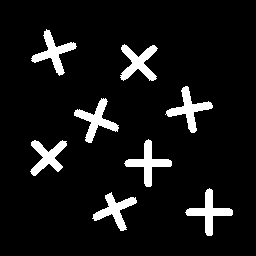
#> input picture Lab02 - Connected Components/art8.png, 256 x 256 px
$ jupyter execute lab03.ipynb
#> lines starting #> are read from the running program, lines starting #| are printed output that depends on the picture; after the words box and inside, x2 and y2 are one past the last pixel; in counts of white or black regions, pixels touching at a corner belong together
**Exercícios Rotulação de Componentes Conexos**
exercícios obtidos em http://homepages.inf.ed.ac.uk/rbf/HIPR2/label.htm

1. Implemente o algoritmo de rotulação de componentes conexos (algoritmo do slide ou por outra solução) e aplique sobre a imagem binária art8.png. Indique qual vizinhança será considerada (4 ou 8)
Mostre os resultados na forma da imagem art8lab1.png e art8lab2.png

art8.png:

art8lab1.png:

art8lab2.png:


[cell 1]
import numpy as np
import matplotlib.pyplot as plt
import cv2

[cell 2]
def rotulacao_componentes_conexos(imagem_binaria):
    # Inicializando rótulos
    imagem_rotulada = np.zeros_like(imagem_binaria, dtype=np.int32)
    rotulo = 1

    # Definindo as vizinhanças
    vizinhos = [(-1, 0), (0, -1)]  # Apenas acima e à esquerda

    # Passo 1: Varredura inicial da imagem
    for i in range(imagem_binaria.shape[0]):
        for j in range(imagem_binaria.shape[1]):
            if imagem_binaria[i, j] == 1:  # Se o pixel pertence a um componente
                # Verificar vizinhos
                rotulos_vizinhos = []
                for dx, dy in vizinhos:
                    x, y = i + dx, j + dy
                    if 0 <= x < imagem_binaria.shape[0] and 0 <= y < imagem_binaria.shape[1]:
                        if imagem_rotulada[x, y] > 0:
                            rotulos_vizinhos.append(imagem_rotulada[x, y])

                if not rotulos_vizinhos:
                    # Nenhum vizinho está rotulado, atribuir um novo rótulo
                    imagem_rotulada[i, j] = rotulo
                    rotulo += 1
                else:
                    # Atribuir o menor rótulo encontrado nos vizinhos
                    menor_rotulo = min(rotulos_vizinhos)
                    imagem_rotulada[i, j] = menor_rotulo
                    # Unificar rótulos diferentes se necessário
                    for rot in rotulos_vizinhos:
                        if rot != menor_rotulo:
                            imagem_rotulada[imagem_rotulada == rot] = menor_rotulo

    # Passo 2: Normalizar os rótulos para facilitar a visualização
    rotulos_unicos = np.unique(imagem_rotulada)
    for novo_rotulo, rotulo_antigo in enumerate(rotulos_unicos):
        imagem_rotulada[imagem_rotulada == rotulo_antigo] = novo_rotulo


    return imagem_rotulada

[cell 3]
# Carregar a imagem binária
caminho_imagem = 'art8.png'
imagem = cv2.imread(caminho_imagem, cv2.IMREAD_GRAYSCALE)
#> imagem: shape (256, 256); values 1 (black) and 255 (white), 8% white; 8 white regions, largest, box (x1, y1, x2, y2) and area: (120, 44, 158, 81) 672, (165, 86, 213, 133) 670, (74, 98, 119, 143) 670
_, imagem_binaria = cv2.threshold(imagem, 127, 1, cv2.THRESH_BINARY)

# Rotulação utilizando 4-vizinhança
imagem_rotulada_4 = rotulacao_componentes_conexos(imagem_binaria)
#> after the loop in rotulacao_componentes_conexos, `for i in range(imagem_binaria.shape[0]):`:
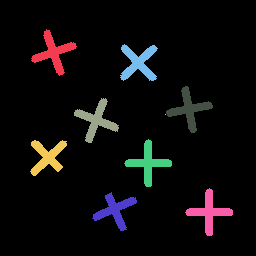
#> imagem_rotulada: shape (256, 256) int32; 10 distinct labels, from 0 to 120; one colour per label, 0 black
#> after the loop in rotulacao_componentes_conexos, `for novo_rotulo, rotulo_antigo in enumerate(rotulos_unicos):`:
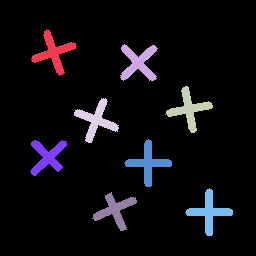
#> imagem_rotulada: shape (256, 256) int32; 10 distinct labels, from 0 to 9; one colour per label, 0 black

# Normalizar os resultados para salvar como imagens PNG
imagem_rotulada_4_norm = (imagem_rotulada_4 / imagem_rotulada_4.max() * 255).astype(np.uint8)
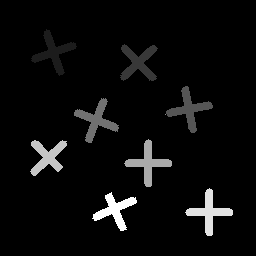
#> imagem_rotulada_4_norm: shape (256, 256); min 0, max 255, mean 11.2

# # Salvar as imagens rotuladas
plt.imshow(imagem_rotulada_4_norm, cmap='gray', vmin=0, vmax=255)

2. Calcule o número de objetos da imagem clc3.png. Note que antes será necessário binarizar a imagem. Para isso, considere um limiar (*threshold*) de 67, isto é, valores acima de 67 na imagem original recebem zero, e os abaixo recebem 1 (o que resulta na imagem clc3thr1.png).

clc3.png

clc3thr1

clc3lab1


[cell 4]
def binarizar_imagem(imagem, limiar):
    _, imagem_binaria = cv2.threshold(imagem, limiar, 1, cv2.THRESH_BINARY_INV)
    return imagem_binaria

[cell 5]
# Carregar a imagem original
caminho_imagem = 'clc3.png'
imagem = cv2.imread(caminho_imagem, cv2.IMREAD_GRAYSCALE)
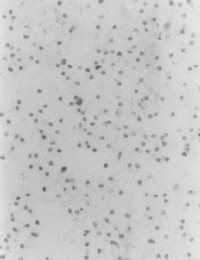
#> input picture Lab02 - Connected Components/clc3.png, 200 x 260 px
#> imagem is the input picture: shape (260, 200); min 88, max 236, mean 198.6

# Binarizar a imagem com limiar de 67
imagem_binaria = binarizar_imagem(imagem, limiar=150)
#> in binarizar_imagem, `_, imagem_binaria = cv2.threshold(imagem, limiar, 1, cv2.THRESH_BINARY..`:
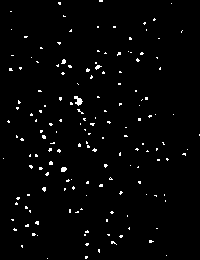
#> imagem_binaria: shape (260, 200); values 0 (black) and 1 (white), 2.1% white in thin lines or dots

# Rotulação utilizando 4-vizinhança
imagem_rotulada = rotulacao_componentes_conexos(imagem_binaria)
#> after the loop in rotulacao_componentes_conexos (call 2), `for i in range(imagem_binaria.shape[0]):`:
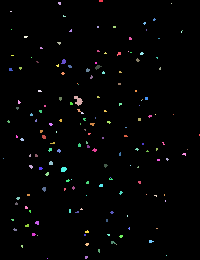
#> imagem_rotulada: shape (260, 200) int32; 166 distinct labels, from 0 to 225; one colour per label, 0 black
#> after the loop in rotulacao_componentes_conexos (call 2), `for novo_rotulo, rotulo_antigo in enumerate(rotulos_unicos):`:
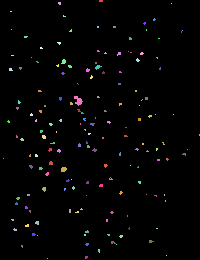
#> imagem_rotulada: shape (260, 200) int32; 166 distinct labels, from 0 to 165; one colour per label, 0 black


# Contar o número de objetos
num_objetos = len(np.unique(imagem_rotulada)) - 1  # Subtrair 1 para excluir o fundo (rótulo 0)
#> num_objetos = 165

print(f"Número de objetos na imagem: {num_objetos}")
#| Número de objetos na imagem: 165

fig = plt.figure(figsize=(10, 7))

# Plotando as imagens
fig.add_subplot(1, 2, 1)
plt.imshow(imagem_binaria, cmap='gray', vmin=0, vmax=1)
fig.add_subplot(1, 2, 2)
plt.imshow(imagem_rotulada, cmap='gray', vmin=0, vmax=255)
